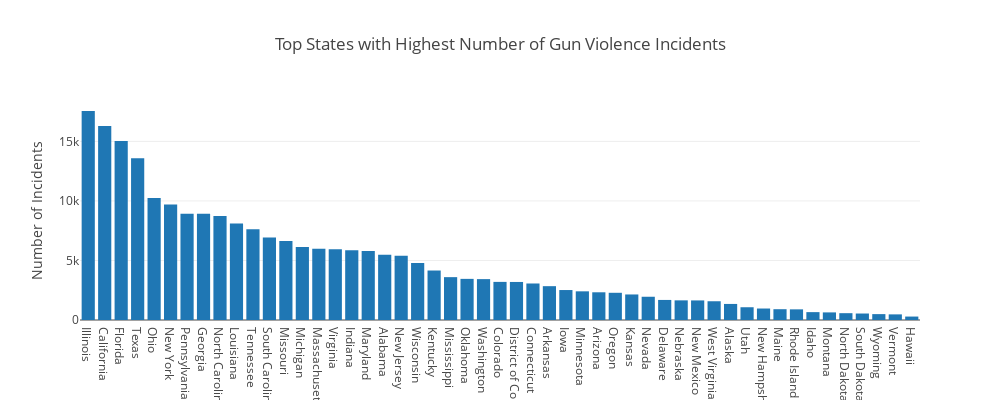
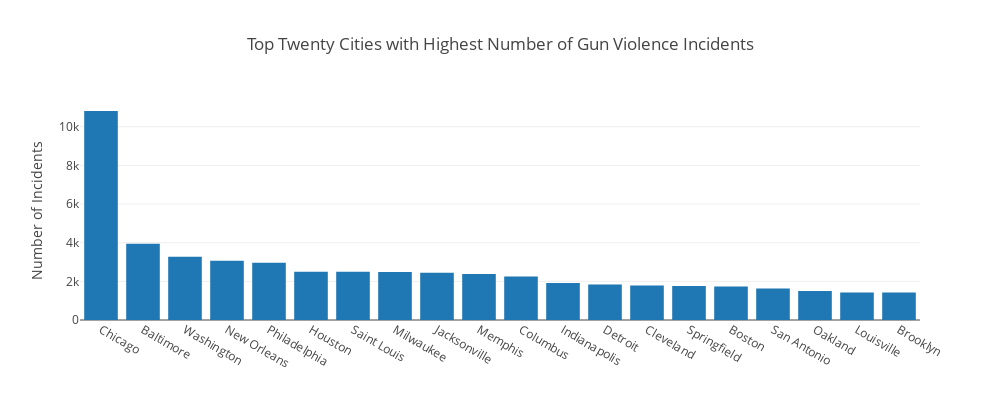

The code cell stored with these charts, in order, in its notebook:
### Markdown cell above
# <a id='10'>6.1 Non-Calibrated for Population</a>

### Code cell
state = gun_violence_filtered.groupby('state')
state_incidents = state.count().sort_values(by='incident_id',ascending=False)['incident_id']
state_killed = state.sum()['n_killed']
state_injured = state.sum()['n_injured']

city = gun_violence_filtered.groupby('city_or_county')
city_incidents= city.count().sort_values(by='incident_id',ascending=False)['incident_id'].head(20)



trace = go.Bar(
    x = state_incidents.index,
    y = state_incidents,
)

layout = dict(height=400,
              width=1000,
              title =  'Top States with Highest Number of Gun Violence Incidents',
              yaxis = dict(title = 'Number of Incidents'),
              )

data = [trace]

fig = dict(data = data, layout=layout)
iplot(fig)

trace = go.Bar(
    x = city_incidents.index[:20],
    y = city_incidents,
)
    
layout = dict(height=400,
              width=1000,
              title = 'Top Twenty Cities with Highest Number of Gun Violence Incidents',
              yaxis = dict(title = 'Number of Incidents'),
             )
    
data = [trace]

fig = dict(data = data, layout=layout)
iplot(fig)

### Figure 1 — Plotly figure (JSON) as saved in the notebook; plotly's stock layout.template omitted (floating-point values rounded to 4 significant figures)
{"data": [{"type": "bar", "uid": "1ee39162-d402-11e8-8c99-685b359f0d08", "x": ["Illinois", "California", "Florida", "Texas", "Ohio", "New York", "Pennsylvania", "Georgia", "North Carolina", "Louisiana", "Tennessee", "South Carolina", "Missouri", "Michigan", "Massachusetts", "Virginia", "Indiana", "Maryland", "Alabama", "New Jersey", "Wisconsin", "Kentucky", "Mississippi", "Oklahoma", "Washington", "Colorado", "District of Columbia", "Connecticut", "Arkansas", "Iowa", "Minnesota", "Arizona", "Oregon", "Kansas", "Nevada", "Delaware", "Nebraska", "New Mexico", "West Virginia", "Alaska", "Utah", "New Hampshire", "Maine", "Rhode Island", "Idaho", "Montana", "North Dakota", "South Dakota", "Wyoming", "Vermont", "Hawaii"], "y": [17556, 16306, 15029, 13577, 10244, 9712, 8929, 8925, 8739, 8103, 7626, 6939, 6631, 6136, 5981, 5949, 5852, 5798, 5471, 5387, 4787, 4157, 3599, 3455, 3434, 3201, 3195, 3067, 2842, 2517, 2408, 2328, 2286, 2145, 1953, 1685, 1651, 1645, 1575, 1349, 1072, 964, 907, 895, 661, 638, 573, 544, 494, 472, 289]}], "layout": {"height": 400, "title": "Top States with Highest Number of Gun Violence Incidents", "width": 1000, "yaxis": {"title": "Number of Incidents"}}}

### Figure 2 — Plotly figure (JSON) as saved in the notebook; plotly's stock layout.template omitted (floating-point values rounded to 4 significant figures)
{"data": [{"type": "bar", "uid": "1eeb3dc0-d402-11e8-850c-685b359f0d08", "x": ["Chicago", "Baltimore", "Washington", "New Orleans", "Philadelphia", "Houston", "Saint Louis", "Milwaukee", "Jacksonville", "Memphis", "Columbus", "Indianapolis", "Detroit", "Cleveland", "Springfield", "Boston", "San Antonio", "Oakland", "Louisville", "Brooklyn"], "y": [10814, 3943, 3279, 3071, 2963, 2501, 2501, 2487, 2448, 2386, 2252, 1920, 1834, 1784, 1755, 1737, 1628, 1501, 1425, 1418]}], "layout": {"height": 400, "title": "Top Twenty Cities with Highest Number of Gun Violence Incidents", "width": 1000, "yaxis": {"title": "Number of Incidents"}}}
